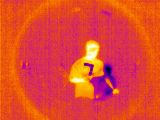
#> input picture weapon_detection/ir_gun/ir_20260422_005237_459.jpg, 160 x 120 px; its folder holds only this picture in this run
$ python label_ir_gun_boxes.py
#> lines starting #> are read from the running program, lines starting #| are printed output that depends on the picture; after the words box and inside, x2 and y2 are one past the last pixel; in counts of white or black regions, pixels touching at a corner belong together
from __future__ import annotations

import argparse
from pathlib import Path

import cv2


VALID_EXTS = {".jpg", ".jpeg", ".png", ".bmp", ".webp"}
WINDOW_NAME = "IR Gun Labeler"


class LabelSession:
    def __init__(self, image_paths: list[Path]) -> None:
        self.image_paths = image_paths
        self.idx = 0
        self.start_pt: tuple[int, int] | None = None
        self.temp_pt: tuple[int, int] | None = None
        self.is_drawing = False
        self.boxes_per_image: dict[Path, list[tuple[int, int, int, int]]] = {}

    def current_path(self) -> Path:
        return self.image_paths[self.idx]

    def load_existing_boxes(self, img_path: Path, w: int, h: int) -> list[tuple[int, int, int, int]]:
        txt = img_path.with_suffix(".txt")
        if not txt.is_file():
            return []

        boxes: list[tuple[int, int, int, int]] = []
        for line in txt.read_text(encoding="utf-8").splitlines():
            parts = line.strip().split()
            if len(parts) != 5:
                continue
            cls, xc, yc, bw, bh = parts
            if cls != "0":
                continue
            xcf, ycf, bwf, bhf = float(xc), float(yc), float(bw), float(bh)
            x1 = int((xcf - bwf / 2.0) * w)
            y1 = int((ycf - bhf / 2.0) * h)
            x2 = int((xcf + bwf / 2.0) * w)
            y2 = int((ycf + bhf / 2.0) * h)
            boxes.append((x1, y1, x2, y2))
        return boxes

    def get_boxes(self, img_path: Path, w: int, h: int) -> list[tuple[int, int, int, int]]:
        if img_path not in self.boxes_per_image:
            self.boxes_per_image[img_path] = self.load_existing_boxes(img_path, w, h)
        return self.boxes_per_image[img_path]

    def save_boxes(self, img_path: Path, boxes: list[tuple[int, int, int, int]], w: int, h: int) -> None:
        lines: list[str] = []
        for x1, y1, x2, y2 in boxes:
            x1c = max(0, min(w - 1, min(x1, x2)))
            y1c = max(0, min(h - 1, min(y1, y2)))
            x2c = max(0, min(w - 1, max(x1, x2)))
            y2c = max(0, min(h - 1, max(y1, y2)))
            bw = x2c - x1c
            bh = y2c - y1c
            if bw < 2 or bh < 2:
                continue
            xc = (x1c + x2c) / 2.0 / w
            yc = (y1c + y2c) / 2.0 / h
            wn = bw / w
            hn = bh / h
            lines.append(f"0 {xc:.6f} {yc:.6f} {wn:.6f} {hn:.6f}")

        out = img_path.with_suffix(".txt")
        out.write_text("\n".join(lines), encoding="utf-8")

    def on_mouse(self, event: int, x: int, y: int, _flags: int, _userdata: object) -> None:
        if event == cv2.EVENT_LBUTTONDOWN:
            self.start_pt = (x, y)
            self.temp_pt = (x, y)
            self.is_drawing = True
        elif event == cv2.EVENT_MOUSEMOVE and self.is_drawing:
            self.temp_pt = (x, y)
        elif event == cv2.EVENT_LBUTTONUP and self.is_drawing and self.start_pt is not None:
            self.temp_pt = (x, y)
            x1, y1 = self.start_pt
            x2, y2 = self.temp_pt
            img = cv2.imread(str(self.current_path()))
            if img is not None:
                h, w = img.shape[:2]
                boxes = self.get_boxes(self.current_path(), w, h)
                boxes.append((x1, y1, x2, y2))
            self.is_drawing = False
            self.start_pt = None
            self.temp_pt = None

    def draw(self, img, boxes: list[tuple[int, int, int, int]]):
        canvas = img.copy()
        for i, (x1, y1, x2, y2) in enumerate(boxes):
            cv2.rectangle(canvas, (x1, y1), (x2, y2), (0, 255, 255), 2)
            cv2.putText(
                canvas,
                f"gun #{i + 1}",
                (min(x1, x2), max(18, min(y1, y2) - 6)),
                cv2.FONT_HERSHEY_SIMPLEX,
                0.5,
                (0, 255, 255),
                1,
                cv2.LINE_AA,
            )
        if self.is_drawing and self.start_pt and self.temp_pt:
            cv2.rectangle(canvas, self.start_pt, self.temp_pt, (80, 200, 255), 1)
        return canvas

    def run(self) -> None:
        cv2.namedWindow(WINDOW_NAME, cv2.WINDOW_NORMAL)
        cv2.setMouseCallback(WINDOW_NAME, self.on_mouse)

        while True:
            img_path = self.current_path()
            img = cv2.imread(str(img_path))
#> img is the input picture: shape (120, 160, 3); mean B, G, R 50.4, 70.5, 223.6
            if img is None:
                print(f"Skipping unreadable image: {img_path}")
                self.idx = (self.idx + 1) % len(self.image_paths)
                continue

            h, w = img.shape[:2]
#> h = 120; w = 160
            boxes = self.get_boxes(img_path, w, h)
#> boxes = []
            view = self.draw(img, boxes)

            help_text = (
                f"{self.idx + 1}/{len(self.image_paths)}  {img_path.name} | "
                "Draw: LMB drag | u:undo | c:clear | s:save | n:next | p:prev | q:quit"
            )
            cv2.putText(
                view,
                help_text,
                (10, 24),
                cv2.FONT_HERSHEY_SIMPLEX,
                0.55,
                (0, 255, 0),
                2,
                cv2.LINE_AA,
            )
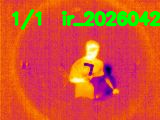
#> view: shape (120, 160, 3); 8.27% of pixels changed, all inside (x1, y1, x2, y2) = (11, 9, 160, 30)
            cv2.imshow(WINDOW_NAME, view)

            key = cv2.waitKey(20) & 0xFF
#> (key q is pressed here)
            if key == ord("q"):
                break
            if key == ord("u") and boxes:
                boxes.pop()
            elif key == ord("c"):
                boxes.clear()
            elif key == ord("s"):
                self.save_boxes(img_path, boxes, w, h)
                print(f"Saved labels: {img_path.with_suffix('.txt').name} ({len(boxes)} box(es))")
            elif key == ord("n"):
                self.save_boxes(img_path, boxes, w, h)
                self.idx = (self.idx + 1) % len(self.image_paths)
            elif key == ord("p"):
                self.save_boxes(img_path, boxes, w, h)
                self.idx = (self.idx - 1) % len(self.image_paths)

        cv2.destroyAllWindows()


def parse_args() -> argparse.Namespace:
    parser = argparse.ArgumentParser(
        description="Label gun bounding boxes in IR images and save YOLO .txt labels."
    )
    parser.add_argument(
        "--images",
        type=Path,
        default=Path(__file__).resolve().parent / "ir_gun",
        help="Directory with gun images to label",
    )
    return parser.parse_args()


def main() -> None:
    args = parse_args()
    images_dir = args.images.resolve()
    if not images_dir.is_dir():
        raise FileNotFoundError(f"Image directory not found: {images_dir}")

    image_paths = sorted([p for p in images_dir.iterdir() if p.suffix.lower() in VALID_EXTS])
    if not image_paths:
        raise RuntimeError(f"No images found in: {images_dir}")

    print(f"Loaded {len(image_paths)} image(s) from {images_dir}")
    print("Controls: LMB drag box | u undo | c clear | s save | n next | p prev | q quit")
    LabelSession(image_paths).run()


if __name__ == "__main__":
    main()

$ run again, on weapon_detection/ir_gun/ir_20260422_005319_162.jpg
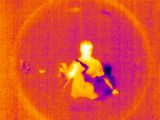
#> input picture weapon_detection/ir_gun/ir_20260422_005319_162.jpg, 160 x 120 px
#> in run, img is the input picture: shape (120, 160, 3); mean B, G, R 48.9, 73.4, 224.1
#> in run, `cv2.putText( view, help_text, (10, 24), cv2.FONT_HERSHEY_SIMPLEX, 0.55..`:
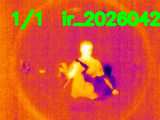
#> view: shape (120, 160, 3); 8.27% of pixels changed, all inside (x1, y1, x2, y2) = (11, 9, 160, 30)

$ run again, on weapon_detection/ir_gun/ir_20260422_005330_028.jpg
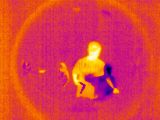
#> input picture weapon_detection/ir_gun/ir_20260422_005330_028.jpg, 160 x 120 px
#> in run, img is the input picture: shape (120, 160, 3); mean B, G, R 69.5, 59.1, 218.1
#> in run, `cv2.putText( view, help_text, (10, 24), cv2.FONT_HERSHEY_SIMPLEX, 0.55..`:
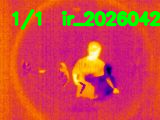
#> view: shape (120, 160, 3); 8.27% of pixels changed, all inside (x1, y1, x2, y2) = (11, 9, 160, 30)

$ run again, on weapon_detection/ir_gun/ir_20260422_005242_438.jpg
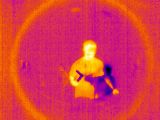
#> input picture weapon_detection/ir_gun/ir_20260422_005242_438.jpg, 160 x 120 px
#> in run, img is the input picture: shape (120, 160, 3); mean B, G, R 75.3, 55.6, 216.2
#> in run, `cv2.putText( view, help_text, (10, 24), cv2.FONT_HERSHEY_SIMPLEX, 0.55..`:
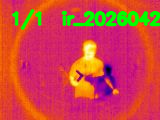
#> view: shape (120, 160, 3); 8.27% of pixels changed, all inside (x1, y1, x2, y2) = (11, 9, 160, 30)
